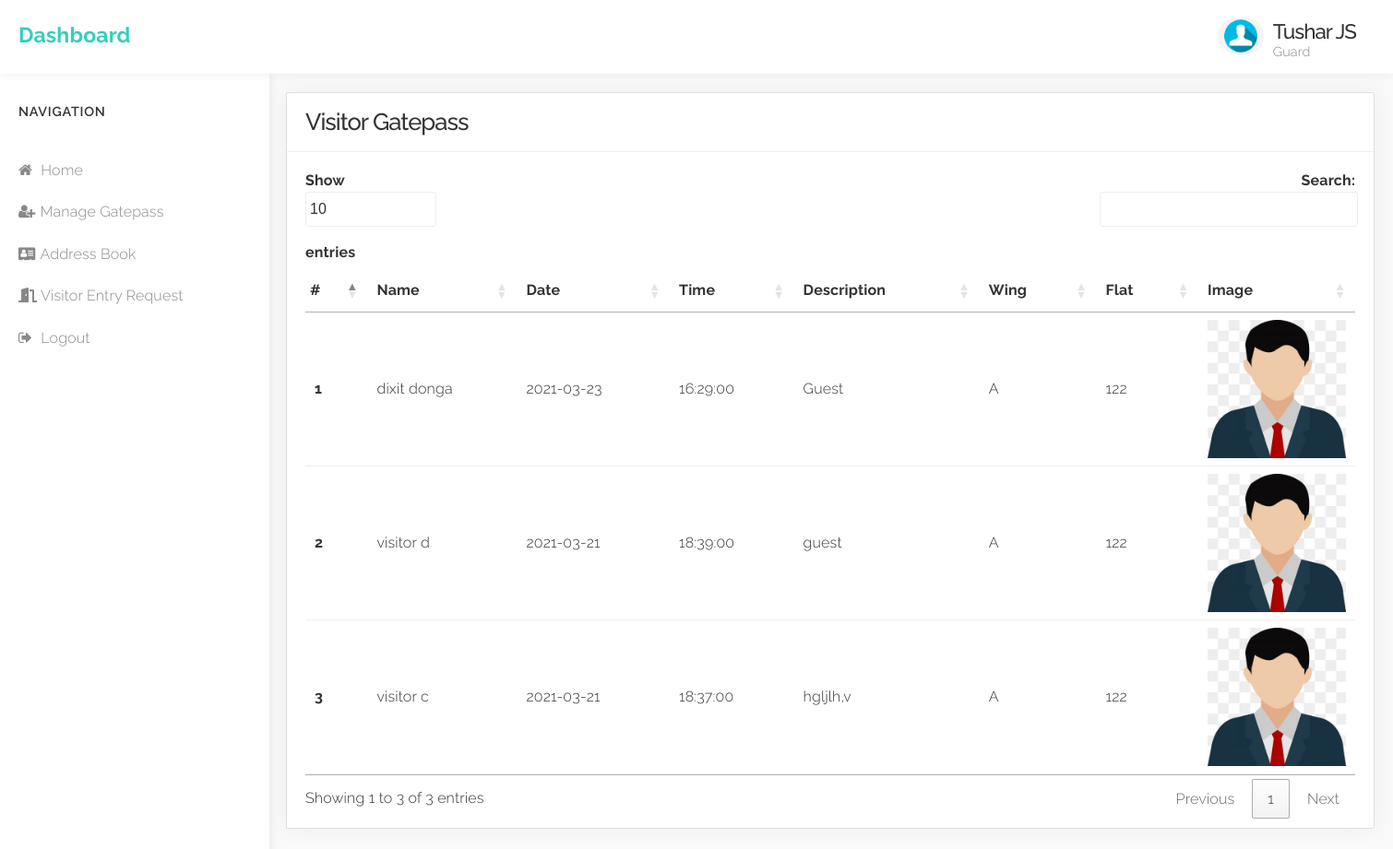
Screenshot of /Guard/Manage_GP.php (signed in) with the database file from the repository.
### tables this page shows
CREATE TABLE `tbl_visitor` (
  `vid` int(11) NOT NULL,
  `mid` int(11) NOT NULL,
  `vname` varchar(50) NOT NULL,
  `phone` varchar(10) NOT NULL,
  `date` date NOT NULL,
  `time` time NOT NULL,
  `description` varchar(250) NOT NULL,
  `email` varchar(50) NOT NULL,
  `image` varchar(50) NOT NULL
);

CREATE TABLE `tbl_member` (
  `mid` int(6) NOT NULL,
  `sid` int(6) NOT NULL,
  `mname` varchar(20) NOT NULL,
  `phone` varchar(10) NOT NULL,
  `wing` char(2) NOT NULL,
  `flat` int(6) NOT NULL,
  `image` varchar(150) NOT NULL,
  `email` varchar(250) NOT NULL,
  `password` varchar(32) NOT NULL,
  `member_type` varchar(12) NOT NULL,
  `is_approved` varchar(10) NOT NULL DEFAULT 'pending',
  `date_registered` datetime NOT NULL DEFAULT current_timestamp()
);

### Guard/Manage_GP.php (the view, shortened to what this page needs)
<?php
include_once '../Connection.php';
include_once 'Guard_Dashboard.php';
?>
<!DOCTYPE html>
<html lang="en">
<head>
    <link rel="stylesheet" href="https://maxcdn.bootstrapcdn.com/bootstrap/4.5.2/css/bootstrap.min.css">
    <link href="https://cdnjs.cloudflare.com/ajax/libs/toastr.js/2.0.1/css/toastr.css" rel="stylesheet" />
    <link href="//cdn.datatables.net/1.10.24/css/jquery.dataTables.min.css" rel="stylesheet" type="text/css" />
    <link rel="stylesheet" type="text/css" href="https://cdn.datatables.net/1.10.15/css/jquery.dataTables.css">
    <link rel="stylesheet" href="../css/font-awesome.min.css">
    <link rel="stylesheet" href="../css/normalize.css">
    <link rel="stylesheet" href="../css/milligram.min.css">
    <link rel="stylesheet" href="../css/styles.css">
</head>
<body>
    <?php
    $result = mysqli_query($conn, "select V.vname,V.date,V.time,V.description,M.wing,M.flat,V.image from tbl_visitor V INNER JOIN tbl_member M ON V.mid=M.mid where V.mid IN (select mid from tbl_member where sid = " . $_SESSION['socid'] . ") ORDER BY V.vid DESC");  ?>
    <div class="row grid-responsive" id="tbl">
        <div class="column ">
            <div class="card">
                <div class="card-title">
                    <h3>Visitor Gatepass</h3>
                </div>
                <div class="card-block">
                    <table id="UserTable">
                        <thead>
                            <tr>
                                <th scope="col" style="padding-left: 5px;">#</th>
                                <th>Name</th>
                                <th>Date</th>
                                <th>Time</th>
                                <th>Description</th>
                                <th>Wing</th>
                                <th>Flat</th>
                                <th>Image</th>
                            </tr>
                        </thead>
                        <tbody>
                            <?php
                            $i = 1;
                            while ($data = mysqli_fetch_array($result)) {
                            ?>
                                <tr>
                                    <th scope="row" style="padding-left: 10px;"><?php echo $i; ?></th>
                                    <td><?php echo $data['vname']; ?></td>
                                    <td><?php echo $data['date']; ?></td>
                                    <td><?php echo $data['time']; ?></td>
                                    <td><?php echo $data['description']; ?></td>
                                    <td><?php echo $data['wing']; ?></td>
                                    <td><?php echo $data['flat']; ?></td>
                                    <td style=" width: 150px; height: 200;"><img src="../Image/user/<?php echo $data['image']; ?>"></td>
                                <?php $i++;
                            } ?>
                                </tr>
                        </tbody>
                    </table>
                </div>
            </div>
        </div>
    </div>
</body>
</html>

### css/styles.css (style rules this page uses)
body { background: #f9f9f9; height: 100%; overflow-x: hidden; font-size: 1.6em; font-family: "Open Sans", "Helvetica Neue", Helvetica, Arial, sans-serif; color: #333; }
h1, h2, h3, h4, h5, h6 { font-weight: 500; letter-spacing: -.1rem; margin-bottom: 2.0rem; margin-top: 0; }
h3 { font-size: 1.6em; }
td, th { border-bottom: 0.1rem solid #eee; }
.card { background: #fff; box-shadow: 0px 0px 25px rgba(0, 0, 0, 0.05); margin-bottom: 2.2rem; }
.card .card-title { border-bottom: 1px solid #eee; padding: 15px 20px; }
.card .card-title h1, .card .card-title h2, .card .card-title h3, .card .card-title h4, .card .card-title h5, .card .card-title h6 { margin: 0; padding: 0; }
.card .card-block { padding: 10px 20px; }

### Guard/Guard_Dashboard.php (style rules this page uses)
* { font-family:Raleway; }

### Guard/Manage_GP.php (style rules this page uses)
#tbl { margin-left: 300px; margin-top: 100px; width: 1200px; }

### rows the page displays
tbl_visitor: vname "dixit donga", date "2021-03-23", time "16:29:00", description "Guest", mid.wing "A", mid.flat "122", image (picture)
tbl_visitor: vname "visitor d", date "2021-03-21", time "18:39:00", description "guest", mid.wing "A", mid.flat "122", image (picture)
tbl_visitor: vname "visitor c", date "2021-03-21", time "18:37:00", description "hgljlh,v", mid.wing "A", mid.flat "122", image (placeholder picture)

### other values shown
$_SESSION['mname'] "Tushar JS"
